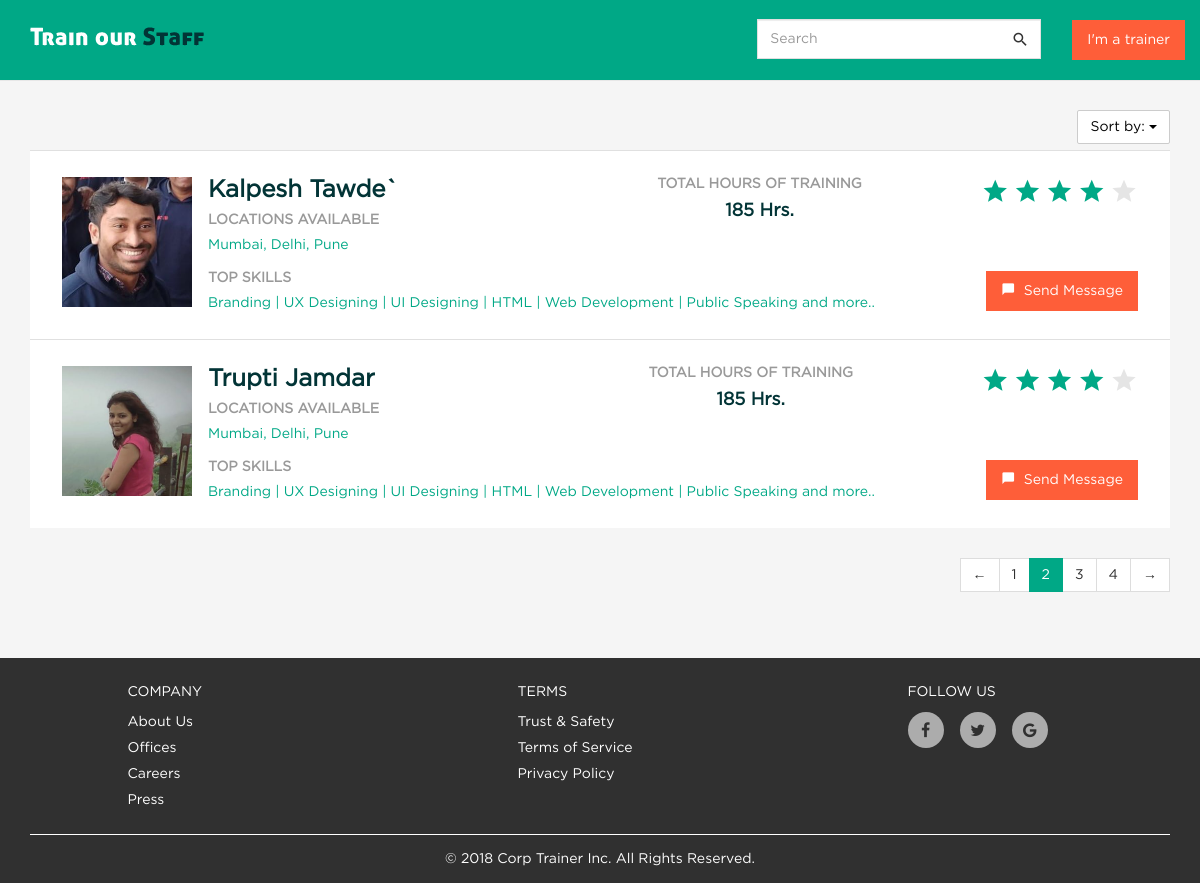
The app's page /trainer/listing/ with its own data.
### trainer/models.py (models this page shows, shortened)
class Profile(models.Model):
    user = models.ForeignKey(User, on_delete=models.CASCADE)
    country = models.CharField(max_length=100, null=True)
    photo = models.FileField(null=True, default="default_user.png", blank=True)
    rating = models.FloatField(null=True, blank=True)
    phone = models.CharField(max_length=20, null=True)
    availability = models.CharField(max_length=20, null=True, blank=True)
    website = models.CharField(max_length=200, null=True, blank=True)
    address = models.CharField(max_length=500, null=True, blank=True)
    birth_date = models.DateField(null=True)
    gender = models.CharField(max_length=10, null=True)

### trainer/views.py (the view)
class ListingView(generic.ListView):
    template_name = 'trainer/user_listing.html'
    model = Profile
    def get_queryset(self):
        queryset = super(ListingView, self).get_queryset()
        queryset = queryset.prefetch_related('user')
        if 'search' in self.request.GET:
            queryset = queryset.filter(
                Q(user__first_name__contains=self.request.GET['search']) |
                Q(user__last_name__contains=self.request.GET['search'])
            )
        queryset = queryset.annotate(total_cnt=Count('id'))
        return queryset
    def get_context_data(self, **kwargs):
        context = super(ListingView, self).get_context_data(**kwargs)
        context['search'] = self.request.GET.get('search', 'give-default-value')
        context['form'] = SearchForm()
        context['count'] = self.get_queryset().count()
        return context

### trainer/forms.py
class SearchForm(forms.Form):
    search = forms.CharField(
        max_length=20,
        widget=forms.TextInput(
            attrs={
                'class': 'form-control searchbox',
                'name': 'search',
                'placeholder': 'Find Trainer'
            }
        ),
        required=False
    )

### trainer/templates/trainer/user_listing.html (shortened to what this page needs)
{% extends 'trainer/base.html' %}
{% load static %}
{% block body %}
<div class="container">
    <div class="middle-section">
        <div class="search-result-header">
            <div class="pull-right dropdown-cntnr">
                <div class="dropdown">
                    <button class="btn btn-default dropdown-toggle white-drop" type="button" data-toggle="dropdown"><span id="selected">Sort by:</span>
                        <span class="caret"> </span>
                    </button>
                </div>
            </div>
        </div>
        <div class="profile-listing">
            <ul type="none">
                {% for profile in object_list %}
                <li class="profile-result">
                    <a href={% url 'trainer:detail' profile.id %}>
                    <div class="table-responsive">
                        <table class="table table-default table-borderless-border">
                            <tr>
                                <td rowspan="2" width="140px">
                                    <div class="result-pic" style="background-image: url({{profile.photo.url}});"></div>
                                </td>
                                <td>
                                    <div class="heading-text name-section">
                                        <h3>{{profile.user.first_name}} {{profile.user.last_name}}</h3>
                                        <div class="table-skills">
                                            <h5>LOCATIONS AVAILABLE</h5>
                                            <div class="table-skill-listing">Mumbai, Delhi, Pune</div>
                                        </div>
                                    </div>
                                </td>
                                <td class="text-center">
                                    <div class="hours-training">
                                        <h5>TOTAL HOURS OF TRAINING</h5>
                                        <h4>185 Hrs.</h4>
                                    </div>
                                </td>
                                <td class="text-right">
                                    <div class="ratings absolute-ratings">
                                        <ul class="star-container" type="none">
                                            <li><i class="icon-star star-filled"></i></li>
                                            <li><i class="icon-star star-filled"></i></li>
                                            <li><i class="icon-star star-filled"></i></li>
                                            <li><i class="icon-star star-filled"></i></li>
                                            <li><i class="icon-star"></i></li>
                                        </ul>
                                    </div>
                                </td>
                            </tr>
                            <tr>
                                <td colspan="2">
                                    <div class="table-skills">
                                    <h5>TOP SKILLS</h5>
                                    <div class="table-skill-listing">Branding | UX Designing | UI Designing | HTML | Web Development | Public Speaking and more..</div>
                    </div>
                    </td>
                    <td class="text-right">
                        <button class="btn btn-message" data-toggle="modal" data-target="#message-modal">
                            <i class="icon-chat_bubble"></i>&nbsp; Send Message
                        </button>
                    </td>
                    </tr>
                    </table>
                    </div>
                </li>
                {% endfor %}
            </ul>
        </div>
        <div class="text-right">
            <ul class="pagination corp-pagination">
                <li><a href="#">←</a></li>
                <li><a href="#">1</a></li>
                <li class="active"><a href="#">2</a></li>
                <li><a href="#">3</a></li>
                <li><a href="#">4</a></li>
                <li><a href="#">→</a></li>
            </ul>
        </div>
    </div>
</div>
{% endblock %}

### trainer/static/trainer/css/corporate.css (style rules this page uses)
* { font-family: 'gotham', sans-serif; }
html { height: 100%; }
body { margin-top: 70px; height: 100%; background-color: #f5f5f5; }
.middle-section { padding-top: 40px; margin-bottom: 40px; }
.ratings ul.star-container { padding-left: 0; }
.ratings ul.star-container li { display: inline-block; }
.ratings ul.star-container li i { font-size: 32px; color: #e5e5e5; }
.ratings ul.star-container li i.star-filled { color: #00a886; }
.heading-text { margin-bottom: 32px; }
.heading-text h3 { margin-top: 0; color: #023436; font-weight: 600; }
.heading-text h5 { color: #02715b; font-weight: 600; font-size: 16px; }
button.btn-message { background-color: #fe5e39; color: #fff; border-radius: 0; padding: 9px 14px; transition: 0.4s; }
.white-drop { text-align: center; background: #fff; color: #000; border: 1px solid #ccc; box-shadow: none; border-radius: 2px; }
.search-result-header { margin-bottom: 40px; }
.profile-listing ul { padding-left: 0; }
.profile-listing ul li.profile-result { background-color: #fff; padding: 18px 24px; border-top: 1px solid #e0e0e0; }
.profile-listing ul li.profile-result a { text-decoration: none; }
.profile-listing ul li.profile-result div.result-pic { height: 130px; width: 130px; background-position: center; background-size: cover; display: inline-block; }
.hours-training { text-align: center; }
.hours-training h5 { color: #999; font-weight: 700; margin-top: 0; margin-bottom: 4px; font-size: 14px; }
.hours-training h4 { color: #023436; font-weight: 700; }
.absolute-ratings i { font-size: 28px !important; }
.table-borderless-border, .table-borderless-border tr td { border: none !important; margin-bottom: 0; }
.table-borderless-border td { table-layout: fixed; }
.table-skills h5 { color: #999; font-weight: 700; margin-top: 0; margin-bottom: 6px; font-size: 14px; }
.table-skills .table-skill-listing { font-size: 14px; color: #00a886; }
.name-section { margin-bottom: 0; }
ul.corp-pagination>.active>a, ul.corp-pagination>.active>a:focus, ul.corp-pagination>.active>a:hover, ul.corp-pagination>.active>span, ul.corp-pagination>.active>span:focus, ul.corp-pagination>.active>span:hover { background-color: #00a886; border-color: #00a886; }
ul.corp-pagination li a { color: #303030; }
ul.corp-pagination>li:first-child>a, ul.corp-pagination>li:first-child>span, ul.corp-pagination>li:last-child>a, ul.corp-pagination>li:last-child>span { border-radius: 0; }

### trainer/static/trainer/css/landing.css (style rules this page uses)
* { font-family: 'gotham', sans-serif; }
button.btn-message { background-color: #fe5e39; color: #fff; border-radius: 0; padding: 9px 14px; transition: 0.4s; }

### trainer/static/trainer/css/style.css (style rules this page uses)
[class^="icon-"], [class*=" icon-"] { font-family: 'corptrainer' !important; speak: none; font-style: normal; font-weight: normal; font-variant: normal; text-transform: none; line-height: 1; -webkit-font-smoothing: antialiased; -moz-osx-font-smoothing: grayscale; }
.icon-chat_bubble:before { content: "\43"; }
.icon-star:before { content: "\73"; }

### records on screen
Profile: photo (picture), user.first_name "Kalpesh", user.last_name "Tawde`"
Profile: photo (picture), user.first_name "Trupti", user.last_name "Jamdar"
